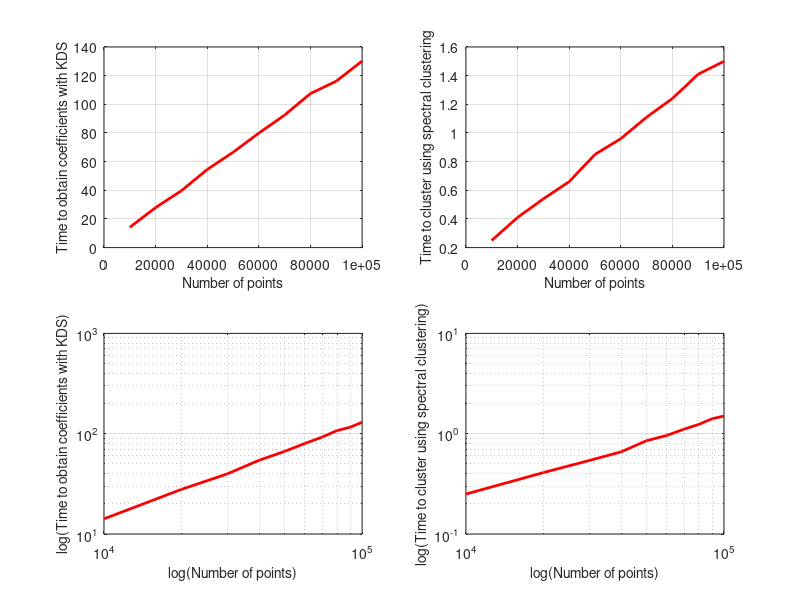

Write MATLAB code to recreate this figure.
% -------------------------------------------------------------------------
% This script saves complexity results for KDS on the two moon
% data and plots visualizations. n is the number of data points,
% t1 is time to obtain the coefficients in KDS and t2 is
% the time to do clustering
% -------------------------------------------------------------------------
figure
subplot(2,2,1)
x = 10000:10000:100000;
t1 = [14.16;27.92;39.7;54.5;66.5;79.91;92.49;107.52;116.13;130.18];
plot(x,t1,'r','LineWidth',2)
grid on
xlabel('Number of points','fontsize',10)
ylabel('Time to obtain coefficients with KDS','fontsize',10)
subplot(2,2,2)
t2 = [0.25;0.41;0.54;0.66;0.85;0.96;1.11;1.24;1.41;1.5];
plot(x,t2,'r','LineWidth',2)
grid on
xlabel('Number of points','fontsize',10)
ylabel('Time to cluster using spectral clustering','fontsize',10)
subplot(2,2,3)
x = 10000:10000:100000;
t1 = [14.16;27.92;39.7;54.5;66.5;79.91;92.49;107.52;116.13;130.18];
loglog(x,t1,'r','LineWidth',2)
grid on
xlabel('log(Number of points)','fontsize',10)
ylabel('log(Time to obtain coefficients with KDS)','fontsize',10)
subplot(2,2,4)
t2 = [0.25;0.41;0.54;0.66;0.85;0.96;1.11;1.24;1.41;1.5];
loglog(x,t2,'r','LineWidth',2)
grid on
xlabel('log(Number of points)','fontsize',10)
ylabel('log(Time to cluster using spectral clustering)','fontsize',10)
